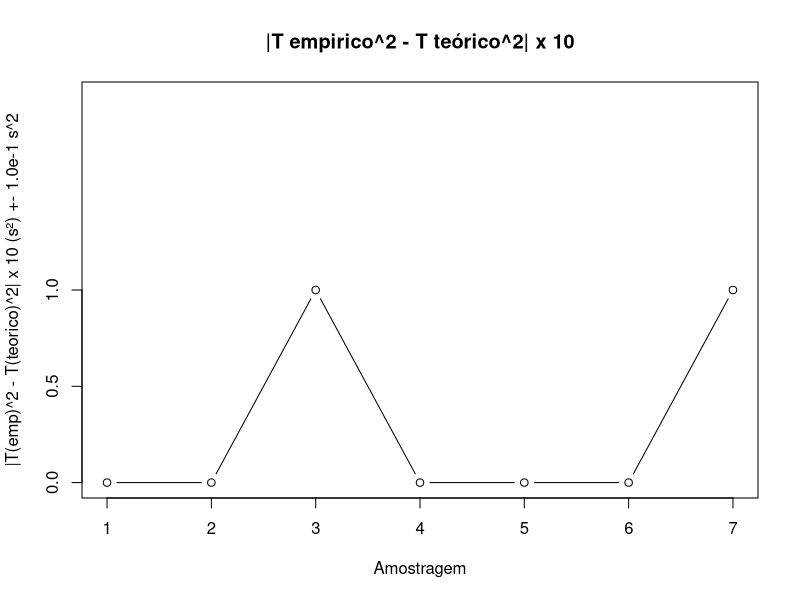
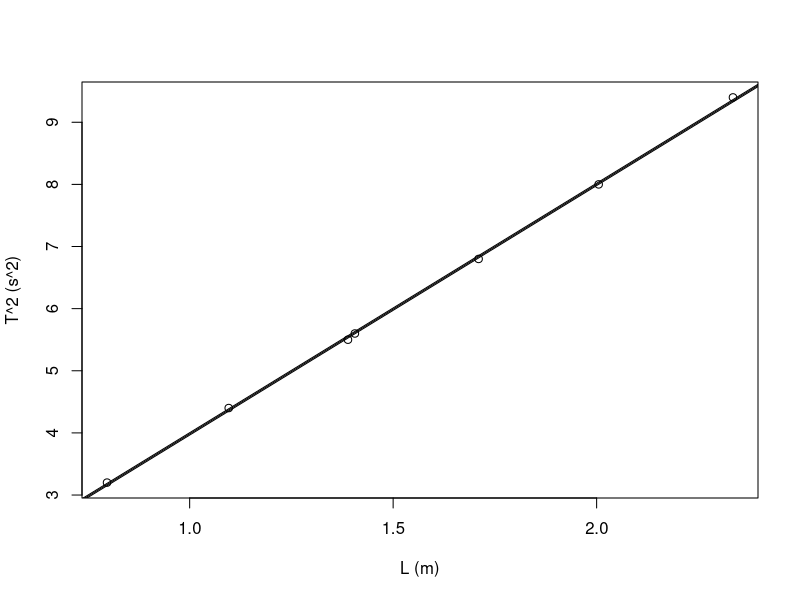
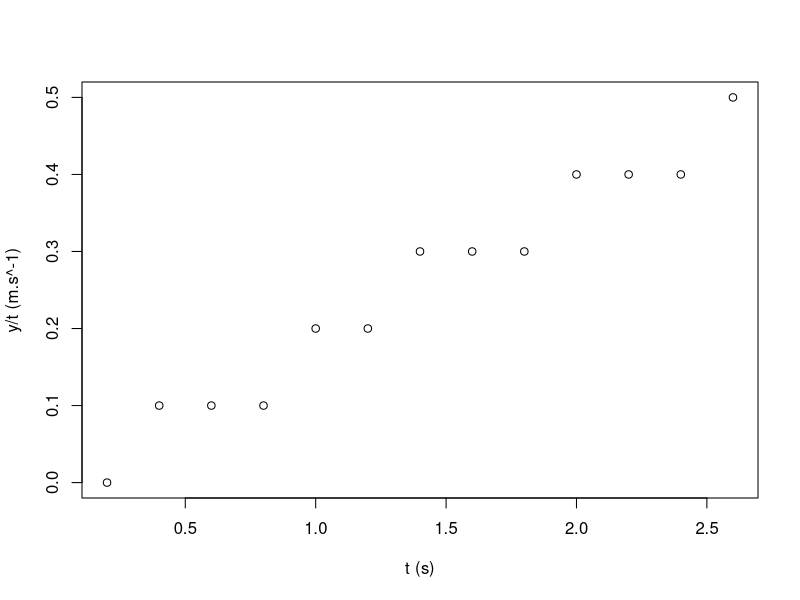

The R script that drew these images, in order: (Note: this script raises an error after producing the figures.)
#Constantes
Gravidade <- 9.81 #m.s^-2
ThetaPorCosseno <- 9.83 #em graus
ThetaPorTransf <- 11 #em graus
ImprecisaoReflexoHumano <- 0.1 #em s
NumeroDeOscilacoes <- 10

#Parte 0
#Esta parte e dedicada para construir as ferramentas
#necessarias para a regressao linear (ou metodo dos minimos)
#quadrados, que devera ser utilizado nas partes 1 e 2 do 
#experimento.
aLinearRegression <- function(x, y){
	xbar <- sum(x)/length(x)
	a <- sum((x - xbar)*y)/sum((x - xbar)^2)
	a
}

bLinearRegression <- function(x, y){
	xbar <- sum(x)/length(x)
	ybar <- sum(y)/length(y)
	b <- (ybar - aLinearRegression(x, y)*xbar)
	b
}

delY <- function(a, b, x, y){
	(sqrt(sum((a * x + b - y)^2))/(length(x) - 2))
}

aUnsurelr <- function(a, b, x, y){
	xbar <- sum(x)/length(x)
	delY(a, b, x, y)/sqrt(sum((x - xbar)^2))
}

bUnsurelr <- function(a, b, x, y){
	xbar <- sum(x)/length(x)
	sqrt(sum(x^2)/(length(x) * sum((x - xbar)^2))) * delY(a, b, x, y)
}

#Parte 1
#Formula 1: calcula o quadrado do Periodo, recebendo o comprimento e g
GetSquarePeriod <- function(L, g = Gravidade) 
	(4.0 * pi^2)/g * L

#Cria uma tabela com os valores colhidos em laboratorio
TabelaPeriodoPorL <- 
	data.frame(
	c(79.7, 109.6, 138.9, 140.6, 171.0, 200.5, 233.5),
	c(17.84, 20.89, 23.49, 23.73, 26.02, 28.21, 30.63),
	c(17.63, 20.75, 23.34, 23.70, 25.91, 28.21, 30.54),
	c(17.86, 20.91, 23.63, 23.63, 26.13, 28.13, 30.81))

#Trunca o valor com o devido arredondamento
TabelaPeriodoPorL <- 
	round(TabelaPeriodoPorL, 1)

#Recebe a media dos valores numa nova coluna
TabelaPeriodoPorL[5] <- 
	round(rowMeans(TabelaPeriodoPorL[ , 2:4]), 1)

#Calcula o desvio padrao dos valores obtidos
TabelaPeriodoPorL[6] <- 
	round(apply(TabelaPeriodoPorL[, 2:4], 1, sd), 1)

#Calcula o Periodo ao Quadrado
TabelaPeriodoPorL[7] <- 
	round((TabelaPeriodoPorL[[5]] /
	NumeroDeOscilacoes)^2, 1)

#Atribui um nome significativo as colunas da tabela
colnames(TabelaPeriodoPorL) <- 
	c("L", "T1", "T2", "T3", 
	"Mean", "StdDev", "T^2")

#Calcula uma tabela de Periodo Teorico usando a formula (1)
TabelaPeriodoTeorico <- 
	data.frame(round(TabelaPeriodoPorL[, 1]/100, 1))
TabelaPeriodoTeorico[2] <- 
	round(apply(TabelaPeriodoTeorico, 1, 
	GetSquarePeriod), 1)
colnames(TabelaPeriodoTeorico) = c("L", "T^2")

#Calcula a distancia entre o periodo teorico e o experimental
diffTTeoricoPratico <- 
	abs(TabelaPeriodoPorL[[7]] - 
	TabelaPeriodoTeorico[[2]])

#Plota o grafico Temp X Tteorico
plot(diffTTeoricoPratico * 10.0, 
	xlab = "Amostragem", 
	ylab = "|T(emp)^2 - T(teorico)^2| x 10 (s²) +- 1.0e-1 s^2", 
	type = 'b', 
	ylim=c(0.0, 2.0), 
	yaxp=c(0.0, 1.0, 2))
title('|T empirico^2 - T teórico^2| x 10')

#Calcular a inclinacao da reta utilizando o metodo
#dos minimos quadrados + o erro
a1 <- aLinearRegression(
	TabelaPeriodoPorL[[1]]/100, 
	TabelaPeriodoPorL[[7]])

b1 <- bLinearRegression(
	TabelaPeriodoPorL[[1]]/100, 
	TabelaPeriodoPorL[[7]])

aUnsure1 <- aUnsurelr(
	a1, 
	b1, 
	TabelaPeriodoPorL[[1]]/100, 
	TabelaPeriodoPorL[[7]])

bUnsure1 <- bUnsurelr(
	a1, 
	b1, 
	TabelaPeriodoPorL[[1]]/100, 
	TabelaPeriodoPorL[[7]])

yDelta1 <- delY(
	a1,
	b1,
	TabelaPeriodoPorL[[1]]/100, 
	TabelaPeriodoPorL[[7]])

plot(TabelaPeriodoPorL[[1]]/100, TabelaPeriodoPorL[[7]],
	xlab = "L (m)", ylab = "T^2 (s^2)")
abline(b1, a1)
abline(b1-yDelta1, a1)
abline(b1+yDelta1, a1)

#Usar o coef. angular para calcular o valor da gravidade
g1 <- (4.0 * pi^2)/a1
gUnsure1 <- abs((-4 * pi^2)/(a1^2))*aUnsure1

#Parte 2: Plano inclinado e diagrama de forcas
#Valores obtidos em laboratiorio
PlanoInclinadoComprimento <- 160.0 #cm
PlanoInclinadoComprimentoIncerteza <- 0.1 #cm
PlanoInclinadoAltura <- 6.27 #cm
PlanoInclinadoAlturaIncerteza <- 0.005 #cm
FitaX0 <- 10.0 #em cm
FrequenciaFaisca <- 5.0 #em Hz
PeriodoFaisca <- 1.0/FrequenciaFaisca #em s

#Formulas
#Formula 2: Erro do angulo theta
unsureTheta <- function(x, h, dx, dh)
	abs(-(h^2)/(x^2 + h^2))*dx + abs(x^2/(x^2 + h^2))*dh

#Formula 3: Relacao linear entre y/t e t
sorvetao <- function(v0, a, t)
	v0 + t * a/2

#Formula 4: Erro da gravidade
unsureGravity <-function(a, da, theta, dtheta)
	da/abs(sin(theta)) + a*dtheta*abs(-cos(theta)/(sin(theta)^2))

AnguloTheta <- 
	(180/pi) * atan(PlanoInclinadoAltura / PlanoInclinadoComprimento)

AnguloThetaIncerteza <- 
	(180/pi) * 
	unsureTheta(PlanoInclinadoComprimento,
		PlanoInclinadoAltura,
		PlanoInclinadoComprimentoIncerteza,
		PlanoInclinadoAlturaIncerteza)

#Construir a tabela {t (s), y (m))
TabelaPlanoInclinado <- 
	data.frame(
		round((c(10.6, 12.8, 16.4, 21.5, 28.1, 36.2, 45.9, 
			57.0, 69.6, 83.7, 99.2, 116.2, 134.7) - FitaX0), 1),
		seq(from = PeriodoFaisca, 
			to = 13 * PeriodoFaisca, 
			by = PeriodoFaisca)
	)

#Calcular a coluna y/t (m/s)
TabelaPlanoInclinado[3] <- 
	round(TabelaPlanoInclinado[1]/(100 * (TabelaPlanoInclinado[2])), 1)

#Alterar o nome das colunas
colnames(TabelaPlanoInclinado) <- 
	c("y (cm)", "t (s)", "y/t (m.s^-1)")

#Plotar e verificar se ha uma relacao linear entre t e y/t
plot(TabelaPlanoInclinado[[2]], TabelaPlanoInclinado[[3]],
	xlab = "t (s)", ylab = "y/t (m.s^-1)")

#Usar o metodo dos minimos quadrados para obter a inclinacao
#e o coef. linear da relacao (6), e os erros.
#Usar esta reta no plot.
TabelaMinimosQuadrados <- 
	dataFrameLinearRegression(
		TabelaPlanoInclinado[[2]], 
		TabelaPlanoInclinado[[3]])

a2 <- aLinearRegression(
	TabelaPlanoInclinado[[2]], 
	TabelaPlanoInclinado[[3]])

b2 <- bLinearRegression(
	TabelaPlanoInclinado[[2]], 
	TabelaPlanoInclinado[[3]])


aUnsure2 <- aUnsurelr(
	a2,
	b2,
	TabelaPlanoInclinado[[2]], 
	TabelaPlanoInclinado[[3]])

bUnsure2 <- bUnsurelr(
	a2,
	b2,
	TabelaPlanoInclinado[[2]], 
	TabelaPlanoInclinado[[3]])

unsureY2 <- delY(
	a2, 
	b2, 
	TabelaPlanoInclinado[[2]], 
	TabelaPlanoInclinado[[3]])

abline(b2, a2)
abline(b2+unsureY2, a2)
abline(b2-unsureY2, a2)

#Calcular a aceleracao da gravidade, comparar com 9.81 e o valor
#obtido no pendulo simples.
g2 <- 
	(2 * a2)/sin(AnguloTheta * pi/180)

gUnsure2 <- 
	unsureGravity(
	a2, 
	aUnsure2, 
	AnguloTheta, 
	AnguloThetaIncerteza)

abs(g2 - Gravidade)
abs(g2 - g1)

#Fim do experimento!